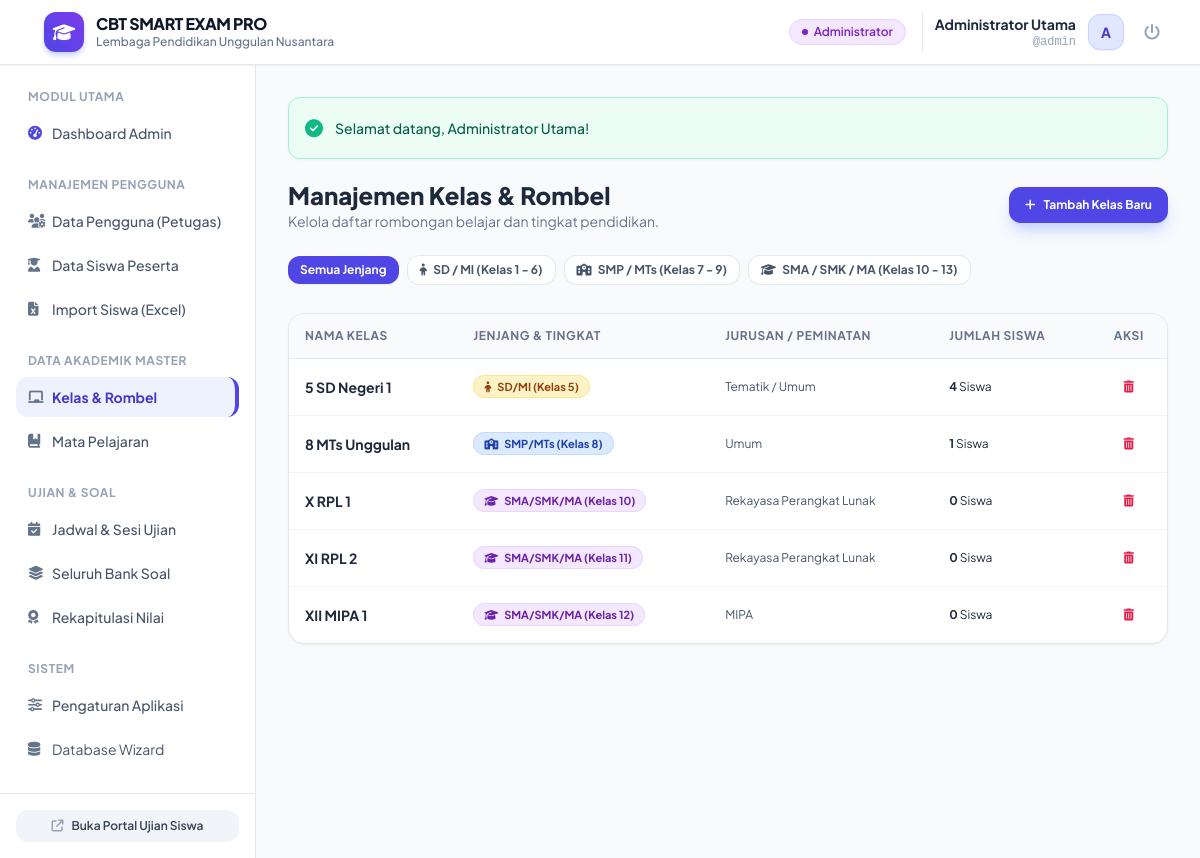
The page /admin/classes.php (signed in) on the database its author committed.
### tables this page shows
CREATE TABLE `classes` (
  `id` INT AUTO_INCREMENT PRIMARY KEY,
  `name` VARCHAR(50) NOT NULL,
  `level` VARCHAR(20) NOT NULL,
  `major` VARCHAR(50) DEFAULT 'Umum',
  `created_at` TIMESTAMP DEFAULT CURRENT_TIMESTAMP
);

### admin/classes.php (the view, shortened to what this page needs)
<?php
require_once __DIR__ . '/../app/helpers.php';
$pdo = Database::getConnection();
$filterJenjang = $_GET['jenjang'] ?? 'all';
$whereClause = "";
$classes = $pdo->query("SELECT c.*, (SELECT COUNT(*) FROM students s WHERE s.class_id = c.id) as student_count
                        FROM classes c
                        $whereClause
                        ORDER BY CAST(c.level AS UNSIGNED) ASC, c.name ASC")->fetchAll();
require_once __DIR__ . '/../includes/header.php';
?>
<div class="space-y-6">
    <div class="flex flex-col sm:flex-row sm:items-center justify-between gap-4">
        <div>
            <h1 class="text-2xl font-black text-slate-800">Manajemen Kelas & Rombel</h1>
            <p class="text-sm text-slate-500">Kelola daftar rombongan belajar dan tingkat pendidikan.</p>
        </div>
        <button onclick="document.getElementById('modalAddClass').classList.remove('hidden')" class="inline-flex items-center px-4 py-2.5 bg-indigo-600 hover:bg-indigo-700 text-white font-bold rounded-xl text-xs shadow-lg shadow-indigo-200 transition">
            <i class="fa-solid fa-plus mr-2"></i> Tambah Kelas Baru
        </button>
    </div>
    <div class="flex items-center space-x-2 text-xs overflow-x-auto pb-1">
        <a href="?jenjang=all" class="px-3 py-1.5 rounded-xl font-bold transition <?= $filterJenjang === 'all' ? 'bg-indigo-600 text-white shadow-sm' : 'bg-white text-slate-600 hover:bg-slate-100 border border-slate-200' ?>">
            Semua Jenjang
        </a>
        <a href="?jenjang=sd_mi" class="px-3 py-1.5 rounded-xl font-bold transition <?= $filterJenjang === 'sd_mi' ? 'bg-amber-600 text-white shadow-sm' : 'bg-white text-slate-600 hover:bg-slate-100 border border-slate-200' ?>">
            <i class="fa-solid fa-child mr-1"></i> SD / MI (Kelas 1 - 6)
        </a>
        <a href="?jenjang=smp_mts" class="px-3 py-1.5 rounded-xl font-bold transition <?= $filterJenjang === 'smp_mts' ? 'bg-blue-600 text-white shadow-sm' : 'bg-white text-slate-600 hover:bg-slate-100 border border-slate-200' ?>">
            <i class="fa-solid fa-school mr-1"></i> SMP / MTs (Kelas 7 - 9)
        </a>
        <a href="?jenjang=sma_smk_ma" class="px-3 py-1.5 rounded-xl font-bold transition <?= $filterJenjang === 'sma_smk_ma' ? 'bg-purple-600 text-white shadow-sm' : 'bg-white text-slate-600 hover:bg-slate-100 border border-slate-200' ?>">
            <i class="fa-solid fa-graduation-cap mr-1"></i> SMA / SMK / MA (Kelas 10 - 13)
        </a>
    </div>
    <div class="bg-white rounded-2xl border border-slate-200 shadow-sm overflow-hidden">
        <table class="w-full text-left text-xs">
            <thead>
                <tr class="bg-slate-50 text-slate-500 uppercase tracking-wider font-semibold border-b border-slate-200">
                    <th class="py-3.5 px-4">Nama Kelas</th>
                    <th class="py-3.5 px-4">Jenjang & Tingkat</th>
                    <th class="py-3.5 px-4">Jurusan / Peminatan</th>
                    <th class="py-3.5 px-4">Jumlah Siswa</th>
                    <th class="py-3.5 px-4 text-center">Aksi</th>
                </tr>
            </thead>
            <tbody class="divide-y divide-slate-100">
                <?php if (empty($classes)): ?>
                    <tr><td colspan="5" class="py-8 text-center text-slate-400">Belum ada kelas yang terdaftar pada filter ini.</td></tr>
                <?php else: ?>
                    <?php foreach ($classes as $c):
                        $lvlNum = (int)$c['level'];
                        $jenjangBadge = '';
                        if ($lvlNum >= 1 && $lvlNum <= 6) {
                            $jenjangBadge = '<span class="px-2.5 py-1 rounded-full text-[11px] font-bold bg-amber-100 text-amber-800 border border-amber-200"><i class="fa-solid fa-child mr-1"></i> SD/MI (Kelas ' . $c['level'] . ')</span>';
                        } elseif ($lvlNum >= 7 && $lvlNum <= 9) {
                            $jenjangBadge = '<span class="px-2.5 py-1 rounded-full text-[11px] font-bold bg-blue-100 text-blue-800 border border-blue-200"><i class="fa-solid fa-school mr-1"></i> SMP/MTs (Kelas ' . $c['level'] . ')</span>';
                        } else {
                            $jenjangBadge = '<span class="px-2.5 py-1 rounded-full text-[11px] font-bold bg-purple-100 text-purple-800 border border-purple-200"><i class="fa-solid fa-graduation-cap mr-1"></i> SMA/SMK/MA (Kelas ' . $c['level'] . ')</span>';
                        }
                    ?>
                        <tr class="hover:bg-slate-50/80 transition">
                            <td class="py-3.5 px-4 font-bold text-slate-800 text-sm"><?= e($c['name']) ?></td>
                            <td class="py-3.5 px-4">
                                <?= $jenjangBadge ?>
                            </td>
                            <td class="py-3.5 px-4 text-slate-600"><?= e($c['major']) ?></td>
                            <td class="py-3.5 px-4">
                                <span class="font-bold text-slate-800"><?= $c['student_count'] ?></span> Siswa
                            </td>
                            <td class="py-3.5 px-4 text-center">
                                <form method="POST" action="" onsubmit="return confirm('Hapus kelas ini? Semua siswa di kelas ini juga akan terhapus!');" class="inline">
                                    <button type="submit" class="p-1.5 text-rose-600 hover:bg-rose-50 rounded-lg transition" title="Hapus Kelas">
                                        <i class="fa-solid fa-trash-can"></i>
                                    </button>
                                </form>
                            </td>
                        </tr>
                    <?php endforeach; ?>
                <?php endif; ?>
            </tbody>
        </table>
    </div>
</div>
<?php require_once __DIR__ . '/../includes/footer.php'; ?>

### rows shown on the page
classes: name "5 SD Negeri 1", level "5", major "Tematik / Umum", student_count "4"
classes: name "8 MTs Unggulan", level "8", major "Umum", student_count "1"
classes: name "X RPL 1", level "10", major "Rekayasa Perangkat Lunak", student_count "0"
classes: name "XI RPL 2", level "11", major "Rekayasa Perangkat Lunak", student_count "0"
classes: name "XII MIPA 1", level "12", major "MIPA", student_count "0"

### other values the page prints
$appTitle "CBT SMART EXAM PRO"
$schoolName "Lembaga Pendidikan Unggulan Nusantara"
$badge['label'] "Administrator"
$currentUser['full_name'] "Administrator Utama"
$currentUser['username'] "admin"
substr($currentUser['full_name'] ?? 'U', 0, 1) "A"
$flash['message'] "Selamat datang, Administrator Utama!"
